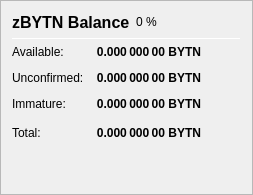
                   <widget class="QFrame" name="frame_ZerocoinBalances">
                    <property name="frameShape">
                     <enum>QFrame::StyledPanel</enum>
                    </property>
                    <property name="frameShadow">
                     <enum>QFrame::Raised</enum>
                    </property>
                    <layout class="QVBoxLayout" name="verticalLayout_7">
                     <item>
                      <layout class="QHBoxLayout" name="horizontalLayout_8" stretch="0,0,0">
                       <item>
                        <widget class="QLabel" name="label_5z_3">
                         <property name="minimumSize">
                          <size>
                           <width>0</width>
                           <height>20</height>
                          </size>
                         </property>
                         <property name="font">
                          <font>
                           <pointsize>12</pointsize>
                           <weight>75</weight>
                           <bold>true</bold>
                          </font>
                         </property>
                         <property name="text">
                          <string>zBYTN Balance</string>
                         </property>
                        </widget>
                       </item>
                       <item>
                        <widget class="QLabel" name="labelzBYTNPercent">
                         <property name="text">
                          <string notr="true">0 %</string>
                         </property>
                        </widget>
                       </item>
                       <item>
                        <spacer name="horizontalSpacer_11">
                         <property name="orientation">
                          <enum>Qt::Horizontal</enum>
                         </property>
                         <property name="sizeHint" stdset="0">
                          <size>
                           <width>40</width>
                           <height>20</height>
                          </size>
                         </property>
                        </spacer>
                       </item>
                      </layout>
                     </item>
                     <item>
                      <widget class="Line" name="line_ZerocoinBalance">
                       <property name="minimumSize">
                        <size>
                         <width>0</width>
                         <height>1</height>
                        </size>
                       </property>
                       <property name="maximumSize">
                        <size>
                         <width>16777215</width>
                         <height>1</height>
                        </size>
                       </property>
                       <property name="orientation">
                        <enum>Qt::Horizontal</enum>
                       </property>
                      </widget>
                     </item>
                     <item>
                      <layout class="QGridLayout" name="gridLayout_5">
                       <property name="spacing">
                        <number>12</number>
                       </property>
                       <item row="1" column="0">
                        <widget class="QLabel" name="labelzBalanceMatureText">
                         <property name="toolTip">
                          <string>Mature: more than 20 confirmation and more than 1 mint of the same denomination after it was minted.
These zBYTN are spendable.</string>
                         </property>
                         <property name="text">
                          <string>Available:</string>
                         </property>
                        </widget>
                       </item>
                       <item row="1" column="1">
                        <widget class="QLabel" name="labelzBalanceMature">
                         <property name="font">
                          <font>
                           <weight>75</weight>
                           <bold>true</bold>
                          </font>
                         </property>
                         <property name="toolTip">
                          <string>Mature: more than 20 confirmation and more than 1 mint of the same denomination after it was minted.
These zBYTN are spendable.</string>
                         </property>
                         <property name="text">
                          <string notr="true">0.000 000 00 BYTN</string>
                         </property>
                         <property name="alignment">
                          <set>Qt::AlignRight|Qt::AlignTrailing|Qt::AlignVCenter</set>
                         </property>
                        </widget>
                       </item>
                       <item row="2" column="0">
                        <widget class="QLabel" name="labelzBalanceUnconfirmedText">
                         <property name="toolTip">
                          <string>Unconfirmed: less than 20 confirmations
Immature: confirmed, but less than 1 mint of the same denomination after it was minted</string>
                         </property>
                         <property name="text">
                          <string>Unconfirmed:</string>
                         </property>
                        </widget>
                       </item>
                       <item row="2" column="1">
                        <widget class="QLabel" name="labelzBalanceUnconfirmed">
                         <property name="font">
                          <font>
                           <weight>75</weight>
                           <bold>true</bold>
                          </font>
                         </property>
                         <property name="toolTip">
                          <string>Unconfirmed: less than 20 confirmations
Immature: confirmed, but less than 1 mint of the same denomination after it was minted</string>
                         </property>
                         <property name="text">
                          <string notr="true">0.000 000 00 BYTN</string>
                         </property>
                         <property name="alignment">
                          <set>Qt::AlignRight|Qt::AlignTrailing|Qt::AlignVCenter</set>
                         </property>
                        </widget>
                       </item>
                       <item row="3" column="0">
                        <widget class="QLabel" name="labelzBalanceImmatureText">
                         <property name="toolTip">
                          <string>Unconfirmed: less than 20 confirmations
Immature: confirmed, but less than 1 mint of the same denomination after it was minted</string>
                         </property>
                         <property name="text">
                          <string>Immature:</string>
                         </property>
                        </widget>
                       </item>
                       <item row="3" column="1">
                        <widget class="QLabel" name="labelzBalanceImmature">
                         <property name="font">
                          <font>
                           <weight>75</weight>
                           <bold>true</bold>
                          </font>
                         </property>
                         <property name="toolTip">
                          <string>Unconfirmed: less than 20 confirmations
Immature: confirmed, but less than 1 mint of the same denomination after it was minted</string>
                         </property>
                         <property name="text">
                          <string notr="true">0.000 000 00 BYTN</string>
                         </property>
                         <property name="alignment">
                          <set>Qt::AlignRight|Qt::AlignTrailing|Qt::AlignVCenter</set>
                         </property>
                        </widget>
                       </item>
                       <item row="4" column="0">
                        <widget class="QLabel" name="labelzBalanceText">
                         <property name="toolTip">
                          <string>Your current zBYTN balance, unconfirmed and immature zBYTN included.</string>
                         </property>
                         <property name="text">
                          <string>Total:</string>
                         </property>
                        </widget>
                       </item>
                       <item row="4" column="1">
                        <widget class="QLabel" name="labelzBalance">
                         <property name="font">
                          <font>
                           <weight>75</weight>
                           <bold>true</bold>
                          </font>
                         </property>
                         <property name="cursor">
                          <cursorShape>IBeamCursor</cursorShape>
                         </property>
                         <property name="toolTip">
                          <string>Your current zBYTN balance, unconfirmed and immature zBYTN included.</string>
                         </property>
                         <property name="text">
                          <string notr="true">0.000 000 00 BYTN</string>
                         </property>
                         <property name="alignment">
                          <set>Qt::AlignRight|Qt::AlignTrailing|Qt::AlignVCenter</set>
                         </property>
                         <property name="textInteractionFlags">
                          <set>Qt::LinksAccessibleByMouse|Qt::TextSelectableByKeyboard|Qt::TextSelectableByMouse</set>
                         </property>
                        </widget>
                       </item>
                       <item row="4" column="2">
                        <spacer name="horizontalSpacer_4">
                         <property name="orientation">
                          <enum>Qt::Horizontal</enum>
                         </property>
                         <property name="sizeHint" stdset="0">
                          <size>
                           <width>40</width>
                           <height>20</height>
                          </size>
                         </property>
                        </spacer>
                       </item>
                      </layout>
                     </item>
                     <item>
                      <spacer name="verticalSpacer_4">
                       <property name="orientation">
                        <enum>Qt::Vertical</enum>
                       </property>
                       <property name="sizeHint" stdset="0">
                        <size>
                         <width>20</width>
                         <height>40</height>
                        </size>
                       </property>
                      </spacer>
                     </item>
                    </layout>
                   </widget>
